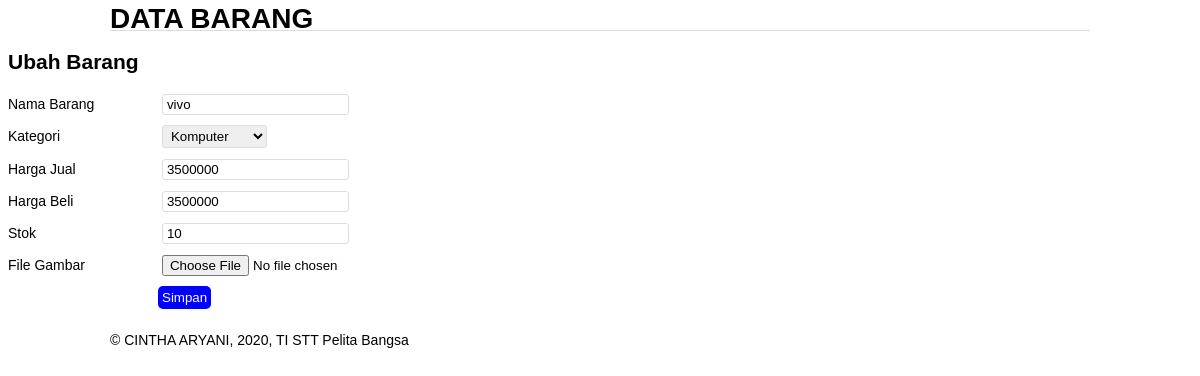
/edit_barang.php?id=1 (signed in), run on the app's committed database.
### tables this page shows
CREATE TABLE IF NOT EXISTS `data_barang` (
  `id_barang` int(10) NOT NULL AUTO_INCREMENT,
  `kategori` varchar(30) NOT NULL,
  `nama` varchar(30) NOT NULL,
  `gambar` varchar(100) NOT NULL,
  `harga_beli` decimal(10,0) NOT NULL,
  `harga_jual` decimal(10,0) NOT NULL,
  `stok` int(4) NOT NULL,
  PRIMARY KEY (`id_barang`)
);

### edit_barang.php (the view, shortened to what this page needs)
<?php
include_once 'koneksi.php';
$id = $_GET['id'];
$sql = "SELECT * FROM data_barang WHERE id_barang = '{$id}'";
$result = mysqli_query($conn, $sql);
$data = mysqli_fetch_array($result);
function is_select($var, $val) {
    if ($var == $val) return 'selected="selected"';
return false;
}
include_once 'header.php';
?>
<h2>Ubah Barang</h2>
<form method="post" action="edit_barang.php" enctype="multipart/form-data">
    <div class="input">
      <label>Nama Barang</label>
      <input type="text" name="nama" value="<?php echo $data['nama'];?>" />
    </div>
    <div class="input">
      <label>Kategori</label>
      <select name="kategori">
        <option value="Komputer" <?php echo is_select('Komputer', $data['kategori']);?>>Komputer</option>
      </select>
    </div>
    <div class="input">
      <label>Harga Jual</label>
      <input type="text" name="harga_jual" value="<?php echo $data['harga_jual'];?>" />
    </div>
    <div class="input">
      <label>Harga Beli</label>
      <input type="text" name="harga_beli" value="<?php echo $data['harga_beli'];?>" />
    </div>
    <div class="input">
      <label>Stok</label>
      <input type="text" name="stok" value="<?php echo $data['stok'];?>" />
    </div>
    <div class="input">
      <label>File Gambar</label>
      <input type="file" name="file_gambar" />
    </div>
    <div class="submit">
      <input type="submit" name="submit" value="Simpan"/>
    </div>
</form>
<?php
include_once 'footer.php';
?>

### style.css (style rules this page uses)
body { font-family: Arial, Helvetica, sans-serif; font-size: 14px; line-height: 22px; }
form { margin: 20px 0; }
.input, .submit { margin: 10px 0; }
.input label { display: inline-block; width: 150px; }
.input select, .input input[type="text"] { border-radius: 3px; border: 1px solid #ddd; padding: 2px 4px; }
.submit input[type="submit"] { margin-left: 150px; border: 0; border-radius: 5px; background-color: blue; color: #fff; padding: 4px; cursor: pointer; }

### data on the page
data_barang: nama "vivo", harga_jual "3500000", harga_beli "3500000", stok "10"
